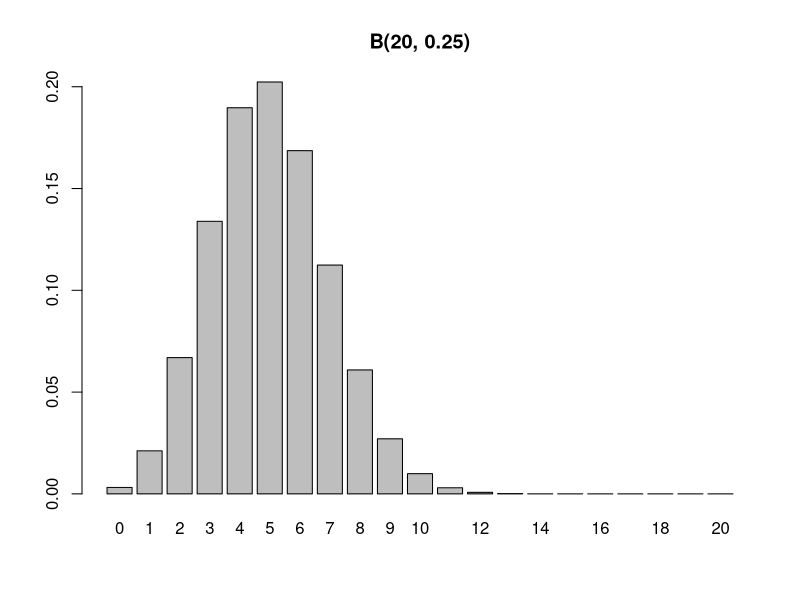
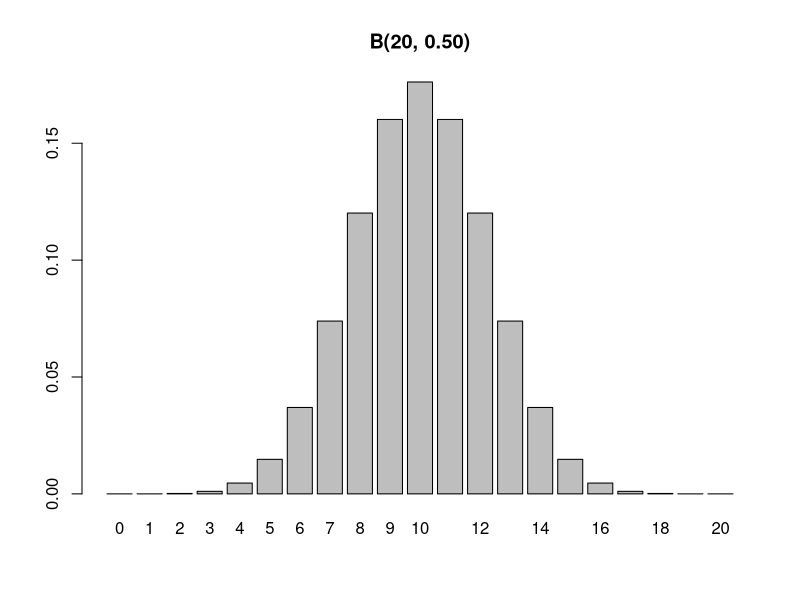

These figures' R source, in order:
rm(list = ls()) 

set.seed(1)

n <- 20
p <- 0.25

x <- dbinom(0:20, 20, 0.25)
y <- dbinom(0:20, 20, 0.50)

names(x) <- 0:20
names(y) <- 0:20

barplot(x, main = "B(20, 0.25)")
barplot(y, main = "B(20, 0.50)")
